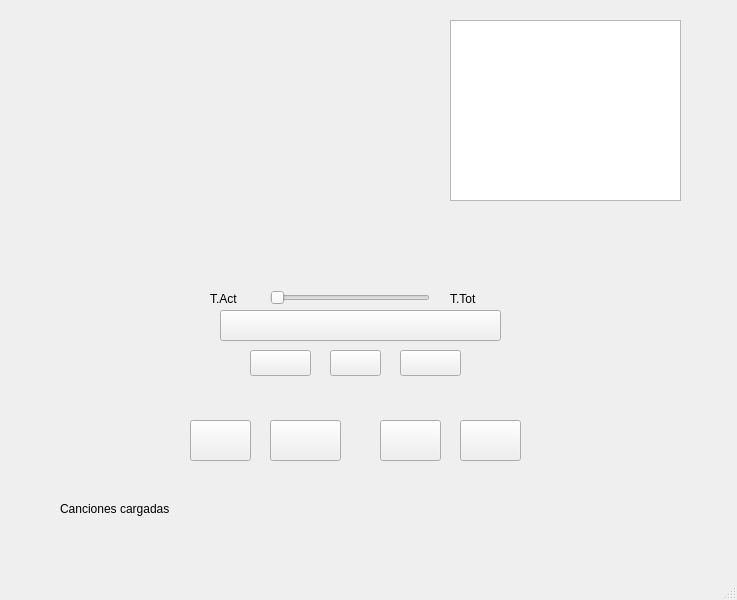
<?xml version="1.0" encoding="UTF-8"?>
<ui version="4.0">
 <class>MainWindow</class>
 <widget class="QMainWindow" name="MainWindow">
  <property name="geometry">
   <rect>
    <x>0</x>
    <y>0</y>
    <width>737</width>
    <height>600</height>
   </rect>
  </property>
  <property name="windowTitle">
   <string>MainWindow</string>
  </property>
  <widget class="QWidget" name="centralwidget">
   <widget class="QPushButton" name="play">
    <property name="geometry">
     <rect>
      <x>330</x>
      <y>350</y>
      <width>51</width>
      <height>26</height>
     </rect>
    </property>
    <property name="text">
     <string/>
    </property>
   </widget>
   <widget class="QPushButton" name="atras">
    <property name="geometry">
     <rect>
      <x>250</x>
      <y>350</y>
      <width>61</width>
      <height>26</height>
     </rect>
    </property>
    <property name="text">
     <string/>
    </property>
   </widget>
   <widget class="QPushButton" name="adelante">
    <property name="geometry">
     <rect>
      <x>400</x>
      <y>350</y>
      <width>61</width>
      <height>26</height>
     </rect>
    </property>
    <property name="text">
     <string/>
    </property>
   </widget>
   <widget class="QPushButton" name="addSong">
    <property name="geometry">
     <rect>
      <x>460</x>
      <y>420</y>
      <width>61</width>
      <height>41</height>
     </rect>
    </property>
    <property name="text">
     <string/>
    </property>
   </widget>
   <widget class="QLabel" name="nombreCancion">
    <property name="geometry">
     <rect>
      <x>240</x>
      <y>320</y>
      <width>231</width>
      <height>20</height>
     </rect>
    </property>
    <property name="text">
     <string>Nombre canción</string>
    </property>
    <property name="alignment">
     <set>Qt::AlignmentFlag::AlignCenter</set>
    </property>
   </widget>
   <widget class="QSlider" name="progreso">
    <property name="geometry">
     <rect>
      <x>270</x>
      <y>290</y>
      <width>160</width>
      <height>16</height>
     </rect>
    </property>
    <property name="orientation">
     <enum>Qt::Orientation::Horizontal</enum>
    </property>
   </widget>
   <widget class="QPushButton" name="quitar">
    <property name="geometry">
     <rect>
      <x>190</x>
      <y>420</y>
      <width>61</width>
      <height>41</height>
     </rect>
    </property>
    <property name="text">
     <string/>
    </property>
   </widget>
   <widget class="QLabel" name="cancionesCargadas">
    <property name="geometry">
     <rect>
      <x>60</x>
      <y>500</y>
      <width>141</width>
      <height>18</height>
     </rect>
    </property>
    <property name="text">
     <string>Canciones cargadas</string>
    </property>
   </widget>
   <widget class="QLabel" name="tActual">
    <property name="geometry">
     <rect>
      <x>210</x>
      <y>290</y>
      <width>66</width>
      <height>18</height>
     </rect>
    </property>
    <property name="text">
     <string>T.Act</string>
    </property>
   </widget>
   <widget class="QLabel" name="tTotal">
    <property name="geometry">
     <rect>
      <x>450</x>
      <y>290</y>
      <width>66</width>
      <height>18</height>
     </rect>
    </property>
    <property name="text">
     <string>T.Tot</string>
    </property>
   </widget>
   <widget class="QListWidget" name="listaCanciones">
    <property name="geometry">
     <rect>
      <x>450</x>
      <y>20</y>
      <width>231</width>
      <height>181</height>
     </rect>
    </property>
   </widget>
   <widget class="QPushButton" name="aux">
    <property name="geometry">
     <rect>
      <x>220</x>
      <y>310</y>
      <width>281</width>
      <height>31</height>
     </rect>
    </property>
    <property name="text">
     <string/>
    </property>
   </widget>
   <widget class="QPushButton" name="aleatorio">
    <property name="geometry">
     <rect>
      <x>270</x>
      <y>420</y>
      <width>71</width>
      <height>41</height>
     </rect>
    </property>
    <property name="text">
     <string/>
    </property>
   </widget>
   <widget class="QPushButton" name="loop">
    <property name="geometry">
     <rect>
      <x>380</x>
      <y>420</y>
      <width>61</width>
      <height>41</height>
     </rect>
    </property>
    <property name="text">
     <string/>
    </property>
   </widget>
   <widget class="QLabel" name="labelCovers">
    <property name="geometry">
     <rect>
      <x>285</x>
      <y>127</y>
      <width>141</width>
      <height>131</height>
     </rect>
    </property>
    <property name="text">
     <string/>
    </property>
   </widget>
   <zorder>play</zorder>
   <zorder>atras</zorder>
   <zorder>adelante</zorder>
   <zorder>addSong</zorder>
   <zorder>nombreCancion</zorder>
   <zorder>progreso</zorder>
   <zorder>quitar</zorder>
   <zorder>cancionesCargadas</zorder>
   <zorder>tActual</zorder>
   <zorder>tTotal</zorder>
   <zorder>aux</zorder>
   <zorder>listaCanciones</zorder>
   <zorder>aleatorio</zorder>
   <zorder>loop</zorder>
   <zorder>labelCovers</zorder>
  </widget>
  <widget class="QMenuBar" name="menubar">
   <property name="geometry">
    <rect>
     <x>0</x>
     <y>0</y>
     <width>737</width>
     <height>21</height>
    </rect>
   </property>
  </widget>
  <widget class="QStatusBar" name="statusbar"/>
 </widget>
 <resources/>
 <connections/>
</ui>
